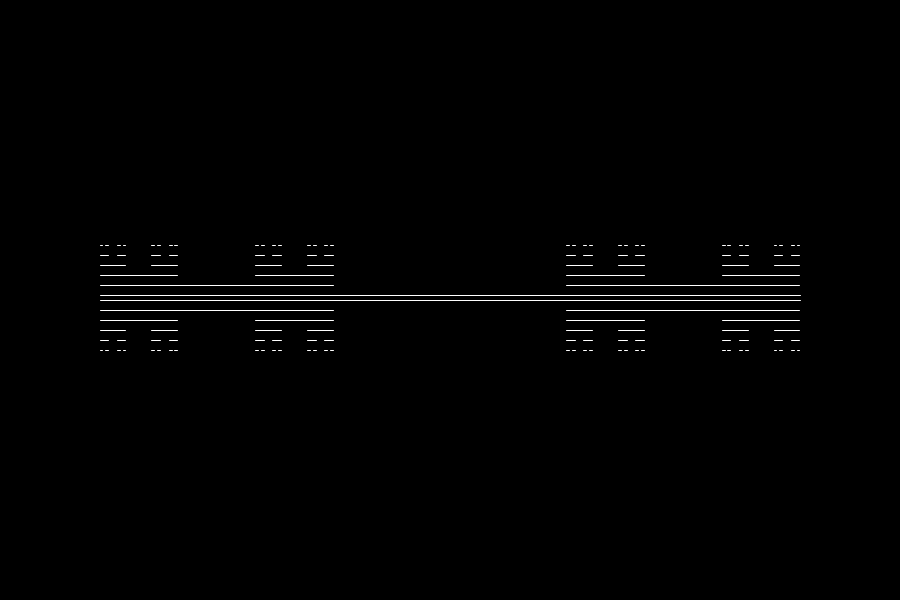
Frame 1 (no input)
Frame 60 (the mouse pressed at the canvas centre just before this capture): identical to frame 1, image omitted
Frame 120 (the mouse held since frame 60 and released just before this capture): identical to frame 1, image omitted

The Processing sketch that drew this single still picture (run headless with seeded random() and noise(); from frame 60 on, the mouse is pressed at the canvas centre):

// Processing sketch: fractal_11
// ── fractal_11.pde
float frac=0.80;

void setup(){
  size(900,600);
  background(0);
  stroke(255);
  noFill();
  //drawcirc(width/2,height/2,300);
  cantor_01(100,height/2,700,10);
  cantor_01(100,height/2-5,700,-10);
}

void cantor_01(float x,float y,float len,float gap){
  if(len<1){ return; }
  line(x,y,x+len,y);
  y+=gap;
  cantor_01(x,y,len/3,gap);
  cantor_01(x+len*2/3,y,len/3,gap);
}

void fracline(float x,float y,float len,float gap){
  if(len<1){ return; }
  line(x,y,x+len,y);
  y+=gap;
  cantor_01(x,y,len/3,gap);
  cantor_01(x+len*2/3,y,len/3,gap);
}

void drawcirc(float x,float y,float radius){
  ellipse(x,y,radius,radius);
  if(radius>1.0){
    int ir=(int)radius;
    float rnext=exp(-frac)*radius;
    drawcirc(x+rnext,y,rnext);
    drawcirc(x-rnext,y,rnext);
  }
}

void draw(){}

String rndstr(int n){
  StringBuffer sb=new StringBuffer();
  for(int i=0;i<n;i++){
    char rc=(char)int(random(65,90.1));
    sb.append(rc);
  }
  return sb.toString();
}

void keyPressed(){
  if(key=='q'){
    exit();
  }else if(key=='s'){
    String fn=String.format("img/fractal_10_%s.png",rndstr(8));
    println("saving to file: "+fn);
    save(fn);
  }
}
